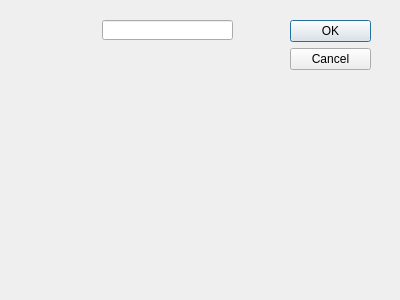
<?xml version="1.0" encoding="UTF-8"?>
<ui version="4.0">
 <class>MenuAjouterProduit</class>
 <widget class="QDialog" name="MenuAjouterProduit">
  <property name="geometry">
   <rect>
    <x>0</x>
    <y>0</y>
    <width>400</width>
    <height>300</height>
   </rect>
  </property>
  <property name="windowTitle">
   <string>Dialog</string>
  </property>
  <widget class="QDialogButtonBox" name="buttonBox">
   <property name="geometry">
    <rect>
     <x>290</x>
     <y>20</y>
     <width>81</width>
     <height>241</height>
    </rect>
   </property>
   <property name="orientation">
    <enum>Qt::Vertical</enum>
   </property>
   <property name="standardButtons">
    <set>QDialogButtonBox::Cancel|QDialogButtonBox::Ok</set>
   </property>
  </widget>
  <widget class="QLineEdit" name="lineEdit">
   <property name="geometry">
    <rect>
     <x>102</x>
     <y>20</y>
     <width>131</width>
     <height>20</height>
    </rect>
   </property>
  </widget>
 </widget>
 <resources/>
 <connections>
  <connection>
   <sender>buttonBox</sender>
   <signal>accepted()</signal>
   <receiver>MenuAjouterProduit</receiver>
   <slot>accept()</slot>
   <hints>
    <hint type="sourcelabel">
     <x>248</x>
     <y>254</y>
    </hint>
    <hint type="destinationlabel">
     <x>157</x>
     <y>274</y>
    </hint>
   </hints>
  </connection>
  <connection>
   <sender>buttonBox</sender>
   <signal>rejected()</signal>
   <receiver>MenuAjouterProduit</receiver>
   <slot>reject()</slot>
   <hints>
    <hint type="sourcelabel">
     <x>316</x>
     <y>260</y>
    </hint>
    <hint type="destinationlabel">
     <x>286</x>
     <y>274</y>
    </hint>
   </hints>
  </connection>
 </connections>
</ui>
